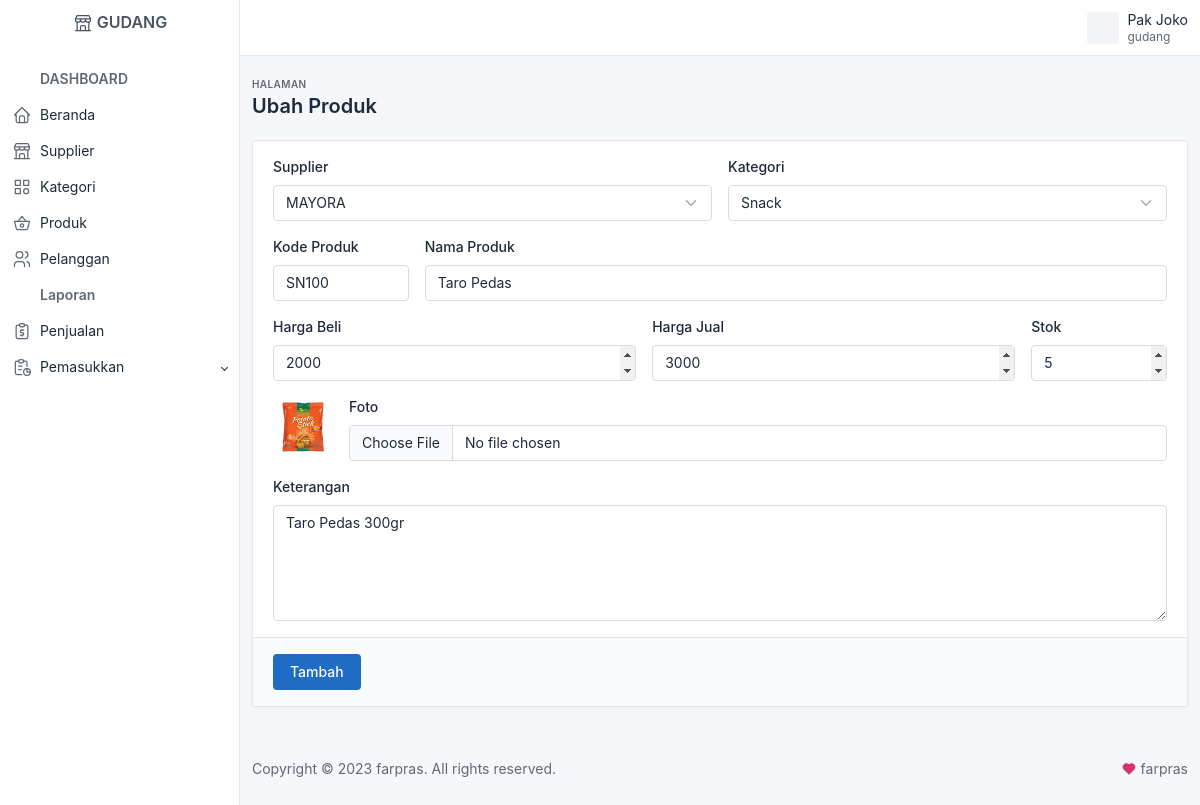
Screenshot of /gudang/index.php?page=produk_edit&id=1 (signed in) with the database file from the repository.
### tables this page shows
CREATE TABLE IF NOT EXISTS `produk` (
  `id_produk` int(11) NOT NULL AUTO_INCREMENT,
  `kode_produk` varchar(25) NOT NULL,
  `id_supplier` int(11) NOT NULL,
  `id_kategori` int(11) NOT NULL,
  `id_toko` int(11) NOT NULL,
  `nama_produk` varchar(255) NOT NULL,
  `beli_produk` int(11) NOT NULL,
  `jual_produk` int(11) NOT NULL,
  `stok_produk` int(11) NOT NULL,
  `foto_produk` varchar(255) NOT NULL DEFAULT 'default.png',
  `keterangan_produk` text NOT NULL,
  PRIMARY KEY (`id_produk`)
);

CREATE TABLE IF NOT EXISTS `supplier` (
  `id_supplier` int(11) NOT NULL AUTO_INCREMENT,
  `id_toko` int(11) NOT NULL,
  `nama_supplier` varchar(100) NOT NULL,
  PRIMARY KEY (`id_supplier`)
);

CREATE TABLE IF NOT EXISTS `kategori` (
  `id_kategori` int(11) NOT NULL AUTO_INCREMENT,
  `id_toko` int(11) NOT NULL,
  `nama_kategori` varchar(100) NOT NULL,
  PRIMARY KEY (`id_kategori`)
);

### gudang/produk_edit.php (the view, shortened to what this page needs)
<?php
$id_produk = $_GET['id'];
$id_toko = $_SESSION['user']['id_toko'];
$supplier = array();
$ambil = $koneksi->query("SELECT * FROM supplier WHERE id_toko='$id_toko'");
while ($tiap = $ambil->fetch_assoc()) {
    $supplier[] = $tiap;
}
$kategori = array();
$ambil = $koneksi->query("SELECT * FROM kategori WHERE id_toko='$id_toko'");
while ($tiap = $ambil->fetch_assoc()) {
    $kategori[] = $tiap;
}
$ambil = $koneksi->query("SELECT * FROM produk WHERE id_produk='$id_produk' AND id_toko='$id_toko' ");
$produk = $ambil->fetch_assoc();
?>
<form method="post" class="card" enctype="multipart/form-data">
    <div class="card-body">
        <div class="row row-cards">
            <div class="col-md-6">
                <label class="form-label">Supplier</label>
                <select class="form-select" name="id_supplier">
                    <?php foreach ($supplier as $key => $value) : ?>
                        <option value="<?= $value['id_supplier']; ?>" <?= ($value['id_supplier'] == $produk['id_supplier']) ? 'selected' : ''; ?>>
                            <?= $value['nama_supplier']; ?>
                        </option>
                    <?php endforeach; ?>
                </select>
            </div>
            <div class="col-md-6">
                <label class="form-label">Kategori</label>
                <select class="form-select" name="id_kategori">
                    <?php foreach ($kategori as $key => $value) : ?>
                        <option value="<?= $value['id_kategori']; ?>" <?= ($value['id_kategori'] == $produk['id_kategori']) ? 'selected' : ''; ?>>
                            <?= $value['nama_kategori']; ?>
                        </option>
                    <?php endforeach; ?>
                </select>
            </div>
            <div class="col-md-2">
                <label class="form-label">Kode Produk</label>
                <input type="text" class="form-control" name="kode" value="<?= $produk['kode_produk']; ?>">
            </div>
            <div class="col-md-10">
                <label class="form-label">Nama Produk</label>
                <input type="text" class="form-control" name="nama" value="<?= $produk['nama_produk']; ?>">
            </div>
            <div class="col-md-5">
                <label class="form-label">Harga Beli</label>
                <input type="number" class="form-control" name="beli" value="<?= $produk['beli_produk']; ?>">
            </div>
            <div class="col-md-5">
                <label class="form-label">Harga Jual</label>
                <input type="number" class="form-control" name="jual" value="<?= $produk['jual_produk']; ?>">
            </div>
            <div class="col-md-2">
                <label class="form-label">Stok</label>
                <input type="number" class="form-control" name="stok" value="<?= $produk['stok_produk']; ?>">
            </div>
            <?php if ($produk['foto_produk'] != 'default.png') : ?>
                <div class="col-auto">
                    <span class="avatar avatar-md" style="background-image: url(../assets/img/produk/<?= $produk['foto_produk']; ?>)"></span>
                </div>
            <?php else : ?>
                <div class="col-auto">
                    <span class="avatar avatar-md" style="background-image: url(../assets/img/produk/default.png)"></span>
                </div>
            <?php endif; ?>
            <div class="col-md">
                <label class="form-label">Foto</label>
                <input type="file" class="form-control" name="foto" placeholder="Foto produk">
            </div>
            <div class="col-md-12">
                <label class="form-label">Keterangan</label>
                <textarea rows="5" class="form-control" name="keterangan"><?= $produk['keterangan_produk']; ?></textarea>
            </div>
        </div>
    </div>
    <div class="card-footer text-start">
        <button type="submit" class="btn btn-primary" name="simpan">Tambah</button>
    </div>
</form>

### rows the page displays
produk: id_supplier "MAYORA", id_kategori "Snack", kode "SN100", nama "Taro Pedas", beli "2000", jual "3000", stok "5", foto_produk (picture), keterangan "Taro Pedas 300gr"

### other values shown
$_SESSION['user']['nama_user'] "Pak Joko"
$_SESSION['user']['level_user'] "gudang"
$subjudul "Ubah Produk"
